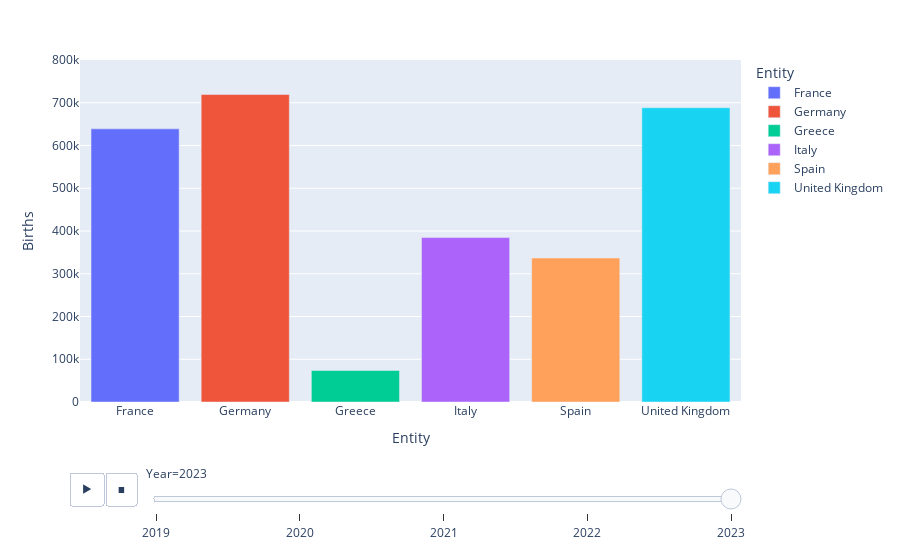

Here is the notebook cell this chart was saved with:
### Code cell
fig = px.bar(data[data['Continent'] == 'Europe'], x='Entity', y = 'Births', color='Entity', animation_frame="Year", animation_group="Entity", range_y=[0,800000])
text=data[data['Continent']=='Europe']['Births'].apply(lambda x:f'{x/1000:.1f}')
fig.show()

### Figure 1 — Plotly figure (JSON) as saved in the notebook; plotly's stock layout.template omitted (floating-point values rounded to 4 significant figures)
{"data": [{"alignmentgroup": "True", "hovertemplate": "Entity=%{x}<br>Year=2023<br>Births=%{y}<extra></extra>", "ids": ["France"], "legendgroup": "France", "marker": {"color": "#636efa", "pattern": {"shape": ""}}, "name": "France", "offsetgroup": "France", "orientation": "v", "showlegend": true, "textposition": "auto", "type": "bar", "x": ["France"], "xaxis": "x", "y": [638891], "yaxis": "y"}, {"alignmentgroup": "True", "hovertemplate": "Entity=%{x}<br>Year=2023<br>Births=%{y}<extra></extra>", "ids": ["Germany"], "legendgroup": "Germany", "marker": {"color": "#EF553B", "pattern": {"shape": ""}}, "name": "Germany", "offsetgroup": "Germany", "orientation": "v", "showlegend": true, "textposition": "auto", "type": "bar", "x": ["Germany"], "xaxis": "x", "y": [719249], "yaxis": "y"}, {"alignmentgroup": "True", "hovertemplate": "Entity=%{x}<br>Year=2023<br>Births=%{y}<extra></extra>", "ids": ["Greece"], "legendgroup": "Greece", "marker": {"color": "#00cc96", "pattern": {"shape": ""}}, "name": "Greece", "offsetgroup": "Greece", "orientation": "v", "showlegend": true, "textposition": "auto", "type": "bar", "x": ["Greece"], "xaxis": "x", "y": [73661], "yaxis": "y"}, {"alignmentgroup": "True", "hovertemplate": "Entity=%{x}<br>Year=2023<br>Births=%{y}<extra></extra>", "ids": ["Italy"], "legendgroup": "Italy", "marker": {"color": "#ab63fa", "pattern": {"shape": ""}}, "name": "Italy", "offsetgroup": "Italy", "orientation": "v", "showlegend": true, "textposition": "auto", "type": "bar", "x": ["Italy"], "xaxis": "x", "y": [384627], "yaxis": "y"}, {"alignmentgroup": "True", "hovertemplate": "Entity=%{x}<br>Year=2023<br>Births=%{y}<extra></extra>", "ids": ["Spain"], "legendgroup": "Spain", "marker": {"color": "#FFA15A", "pattern": {"shape": ""}}, "name": "Spain", "offsetgroup": "Spain", "orientation": "v", "showlegend": true, "textposition": "auto", "type": "bar", "x": ["Spain"], "xaxis": "x", "y": [336821], "yaxis": "y"}, {"alignmentgroup": "True", "hovertemplate": "Entity=%{x}<br>Year=2023<br>Births=%{y}<extra></extra>", "ids": ["United Kingdom"], "legendgroup": "United Kingdom", "marker": {"color": "#19d3f3", "pattern": {"shape": ""}}, "name": "United Kingdom", "offsetgroup": "United Kingdom", "orientation": "v", "showlegend": true, "textposition": "auto", "type": "bar", "x": ["United Kingdom"], "xaxis": "x", "y": [688388], "yaxis": "y"}], "layout": {"autosize": true, "barmode": "relative", "legend": {"title": {"text": "Entity"}, "tracegroupgap": 0}, "margin": {"t": 60}, "sliders": [{"active": 4, "currentvalue": {"prefix": "Year="}, "len": 0.9, "pad": {"b": 10, "t": 60}, "steps": [{"args": [["2019"], {"frame": {"duration": 0, "redraw": true}, "fromcurrent": true, "mode": "immediate", "transition": {"duration": 0, "easing": "linear"}}], "label": "2019", "method": "animate"}, {"args": [["2020"], {"frame": {"duration": 0, "redraw": true}, "fromcurrent": true, "mode": "immediate", "transition": {"duration": 0, "easing": "linear"}}], "label": "2020", "method": "animate"}, {"args": [["2021"], {"frame": {"duration": 0, "redraw": true}, "fromcurrent": true, "mode": "immediate", "transition": {"duration": 0, "easing": "linear"}}], "label": "2021", "method": "animate"}, {"args": [["2022"], {"frame": {"duration": 0, "redraw": true}, "fromcurrent": true, "mode": "immediate", "transition": {"duration": 0, "easing": "linear"}}], "label": "2022", "method": "animate"}, {"args": [["2023"], {"frame": {"duration": 0, "redraw": true}, "fromcurrent": true, "mode": "immediate", "transition": {"duration": 0, "easing": "linear"}}], "label": "2023", "method": "animate"}], "x": 0.1, "xanchor": "left", "y": 0, "yanchor": "top"}], "updatemenus": [{"active": 0, "buttons": [{"args": [null, {"frame": {"duration": 500, "redraw": true}, "fromcurrent": true, "mode": "immediate", "transition": {"duration": 500, "easing": "linear"}}], "label": "&#9654;", "method": "animate"}, {"args": [[null], {"frame": {"duration": 0, "redraw": true}, "fromcurrent": true, "mode": "immediate", "transition": {"duration": 0, "easing": "linear"}}], "label": "&#9724;", "method": "animate"}], "direction": "left", "pad": {"r": 10, "t": 70}, "showactive": false, "type": "buttons", "x": 0.1, "xanchor": "right", "y": 0, "yanchor": "top"}], "xaxis": {"anchor": "y", "autorange": true, "categoryarray": ["France", "Germany", "Greece", "Italy", "Spain", "United Kingdom"], "categoryorder": "array", "domain": [0, 1], "range": [-0.5, 5.5], "title": {"text": "Entity"}, "type": "category"}, "yaxis": {"anchor": "x", "domain": [0, 1], "range": [0, 800000], "title": {"text": "Births"}, "type": "linear"}}}
